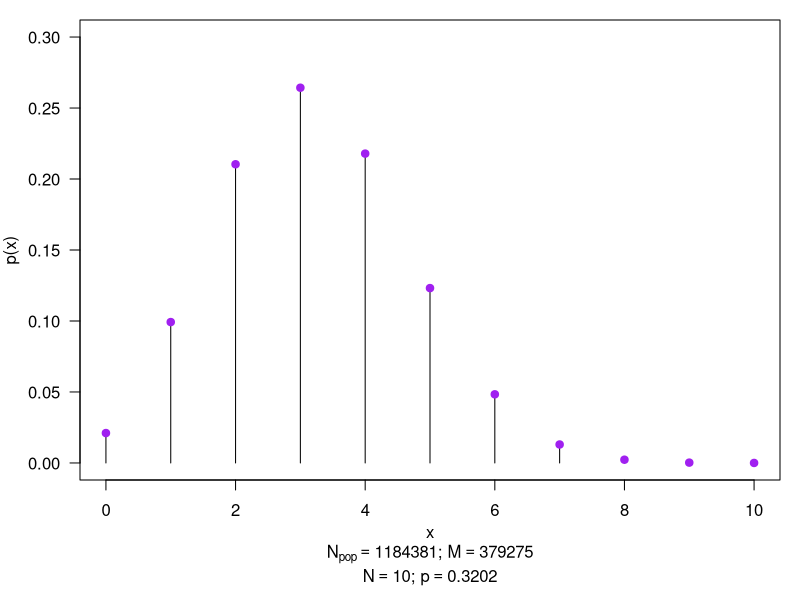
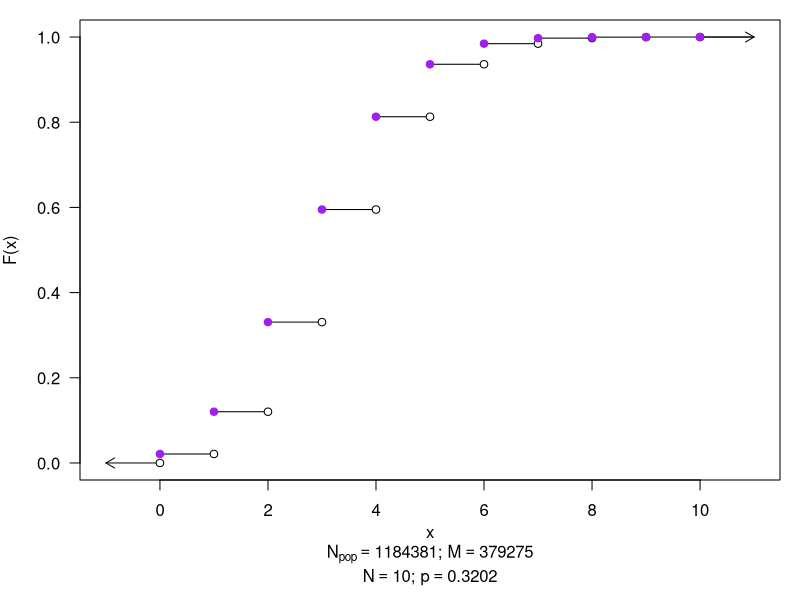

Source code (R) for these figures, in order:
# Uvod
## Npop - populacia
## M - pocet jedincov s charakteristickou vlastnostou v populacii Npop
## Npop - M = pocet jedincov, ktori tu charakteristicku vlastnost nemaju

## nahodny vyber velkosti N z populacie Npop
## X ~ pocet jedincov s charakteristikou vo vybere velkosti N
## X ~ HyperGeom(N, p) p = M / Npop
## ohranicenie pre x:
###  x patri <max(N -(Npop - M), 0); min(M, N)>
  
# Príklad 5.1: Pravdepodobnostná funkcia hypergeometrického modelu 
  dhypergeom <- function(x, Npop, M, N){ # funkcia s povinnymi vstupnymi argumentami x, Npop, M, N
    px <- choose(M, x)*choose(Npop - M, N - x)/choose(Npop, N) # pravdepodobnostna funkcia rozdelenia HyperGeom
    return(px)
  }

dhypergeom(45, 350, 240, 70) # pravdepodobnostna funkcia rozdelenia HyperGeom(N = 70, M=240/Npop=350) (funkcia dhypergeom())
dhyper(45, 240, 350 - 240, 70) # pravdepodobnostna funkcia rozdelenia HyperGeom(70, 240/350)
## dhyper(x, M, Npop - M, N) - výpočet pravdepodobnostnej funkcie
tab <- data.frame(rbind(dhypergeom(45, 350, 240, 70), dhyper(45, 240, 350 - 240, 70)),
                  rbind(dhypergeom(50, 350, 240, 70), dhyper(50, 240, 350 - 240, 70)),
                  rbind(dhypergeom(53, 350, 240, 70), dhyper(53, 240, 350 - 240, 70)))
names(tab) <- c('x=45', 'x=50', 'x=53')
tab

# Príklad 5.2: Výpočet pravdepodobností na základe hypergeometrického modelu I 
# X = pocet mliecnych vo vybere
# X ~ HyperGeom(N,p)
# populacia = vsetky cokolady v adv kalendari
# charakteristika = cokolada je mliecna

Npop = 24
M = 12
N = 8 #Kajov vyber

## a) všetky mliečne čokolády:
p1 <- dhyper(8, M, Npop-M, N) # dhyper(x, M, Npop - M, N) - výpočet pravdepodobnostnej funkcie

## b) maximálne dve horké čokolády
### t.j. pocet mliecnych bude 6, 7 alebo 8, teda 1 - distribucnapre(5)
### phyper(x, M, Npop - M, N) - výpočet distribučnej funkcie
### polopate: phyper(x, splna v populacii, nesplna v populacii, velkost vyberu)

p2 <- 1 - phyper(5, M, Npop-M, N)

## c) viac než polovicu čokolád mliečnych:
### pocet mliecnych 5 az 8
p3 <- sum(dhyper((5:8), M, Npop-M, N))

tab <- data.frame(cbind(p1, p2, p3)) # tabulka vysledkov
tab

# Príklad 5.3: Odhad parametra hypergeometrického modelu 
Npop <- 1184381 # rozsah populacie
M <- 379275 # pocet statistickych jednotiek so sledovanou charakteristikou
N <- 10 # parameter N
p <- M/Npop # odhad parametra p

# Príklad 5.4: Graf pravdepodobnostnej a distribučnej funkcie hypergeometrického modelu
## vektor pravdepodobnosti pre x patri [0, 10] za predpokladu HyperGeom(N = 10, Npop = 350, M = 240)
px_n <- dhyper((0:N), M, Npop-M, N)

### graf hustoty
par(mar = c(6,4,1,1), mfrow = c(1, 1)) # nastavenie okrajov grafu (4, 4, 1, 1)
plot((0:N), px_n, type = 'h', ylim = c(0, 0.30), ylab = 'p(x)', xlab = '', axes = F) 
box(bty = 'o')
axis(1, las = 1)
axis(2, las = 1)
points((0:N), px_n, pch = 21, col = 'purple', bg = 'purple')
mtext('x', side = 1, line = 2.1)
mtext(bquote(paste(N[pop] == .(Npop), '; ', M == .(M))), side = 1, line = 3.4)
mtext(bquote(paste(N == .(N), '; ', p == .(round(p, 4)))), side = 1, line = 4.5) 

### vektor kumulativnych pravdepodobnosti za predpokladu HyperGeom rozdelenia
Fx_n <- phyper((0:N), M, Npop-M, N)

### graf distribucnej funkcie
par(mar = c(6,4,1,1)) # nastavenie okrajov grafu (4, 4, 1, 1)
plot((0:N), Fx_n, type = 'n', xlim = c(-1,N+1), ylim = c(0, 1), xlab = '', ylab = 'F(x)', axes = F)
box(bty = 'o')
axis(1, las = 1)
axis(2, las = 1)

segments((0:N), Fx_n, (1:(N+1)), Fx_n)
arrows(0, 0, -1, 0, length = 0.1)
arrows(N, 1, N+1, 1, length = 0.1)

points((0:N), c(0, Fx_n[1:N]), col = 'black', pch = 21, bg = 'white')
points((0:N),Fx_n, col = 'purple', pch = 19)
mtext('x', side = 1, line = 2.1)
mtext(bquote(paste(N[pop] == .(Npop), '; ', M == .(M))), side = 1, line = 3.4)
mtext(bquote(paste(N == .(N), '; ', p == .(round(p, 4)))), side = 1, line = 4.5) 

# Príklad 5.5: Výpočet pravdepodobností na základe hypergeometrického modelu II 
Npop <- 1184381 # rozsah populacie
M <- 379275 # pocet statistickych jednotiek so sledovanou charakteristikou
N <- 10 # parameter N
## a) najviac traja obyvatelia z okresu Brno-město,
p1 <- phyper(3, M, Npop - M, N)

## b) aspoň šesť obyvateľov z okresu Brno-město,
p2 <- 1 - phyper(5, M, Npop - M, N)

## c) žiadny obyvateľ z okresu Brno-město,
p3 <- dhyper(0, M, Npop - M, N)

## d) aspoň sedem obyvateľov z iného okresu,
## t.j. najviac 3 z Brno mesto
p4 <- phyper(3, M, Npop - M, N)
## iny sposob
p4 <- 1 - phyper(6, Npop - M, M, N)

## e) najviac štyria obyvatelia z iného okresu,
## t.j. aspon 6 z Brno mesto
p5 <- 1 - phyper(5, M, Npop - M, N)
p5 <- phyper(4, Npop - M, M, N)

## f) všetci obyvatelia z iného okresu.
## t.j. 0 z Brno mesto
p6 <- dhyper(0, M, Npop - M, N)
p6 <- dhyper(N, Npop - M, M, N)

tab_B <- data.frame(p1, p2, p3)
names(tab_B) <- c('najviac 3', 'aspoň 6', 'žiadny')
tab_B
tab_C <- data.frame(p4, p5, p6)
names(tab_C) <- c('aspoň 7', 'najviac 4', 'všetci')
tab_C

#Príklad 5.6: Aproximácia hypergeometrického modelu binomickým - stanovenie maximálneho rozsahu
Npop <- 1184381 # rozsah populacie
fS <- 0.05 # hodnota vyberoveho pomeru fs
N_opt <- fS * Npop # vypocet maximalneho rozsahu reprezentativnej vzorky
# Maximálny rozsah reprezentatívnej vzorky, pri ktorej je ešte možné aproximovať hypergeometrický model binomickým modelom je:
trunc(N_opt)
